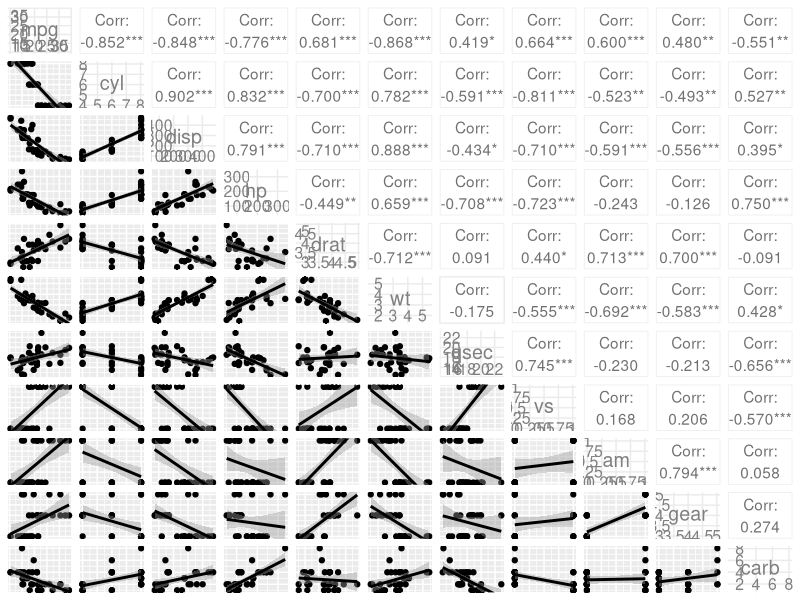
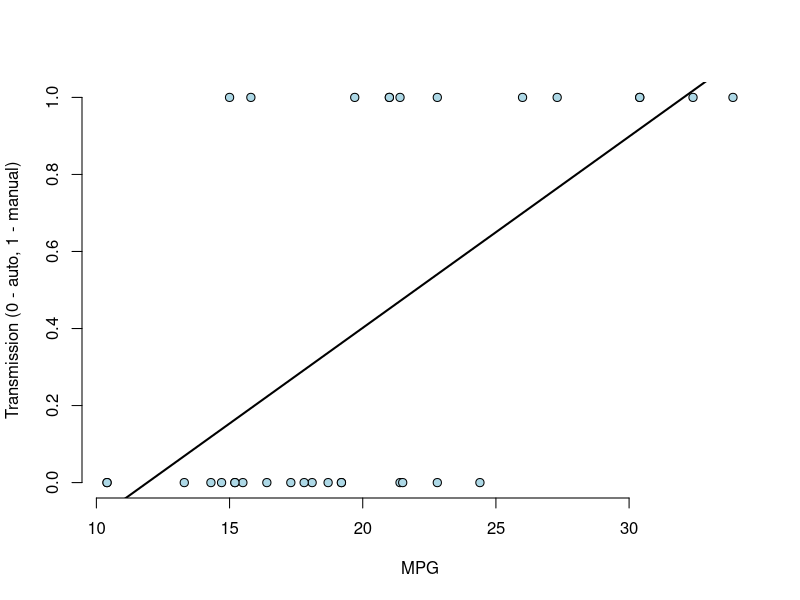
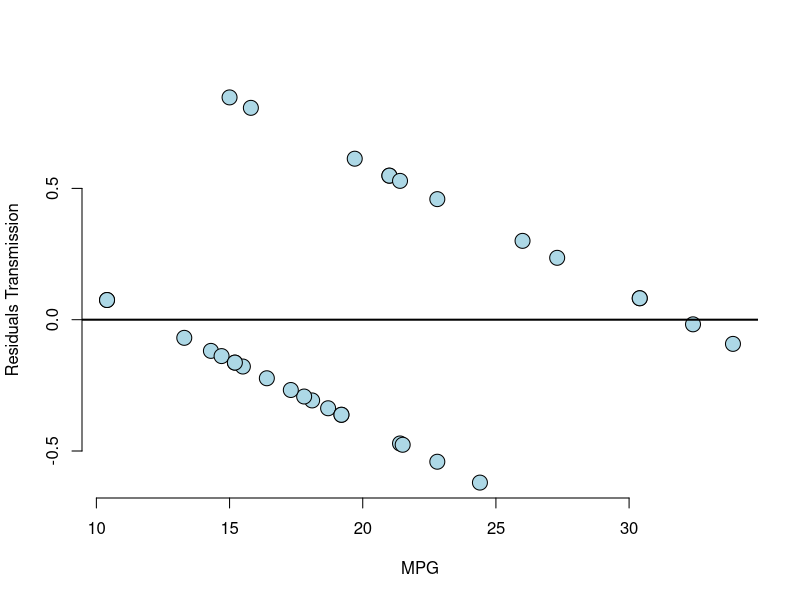
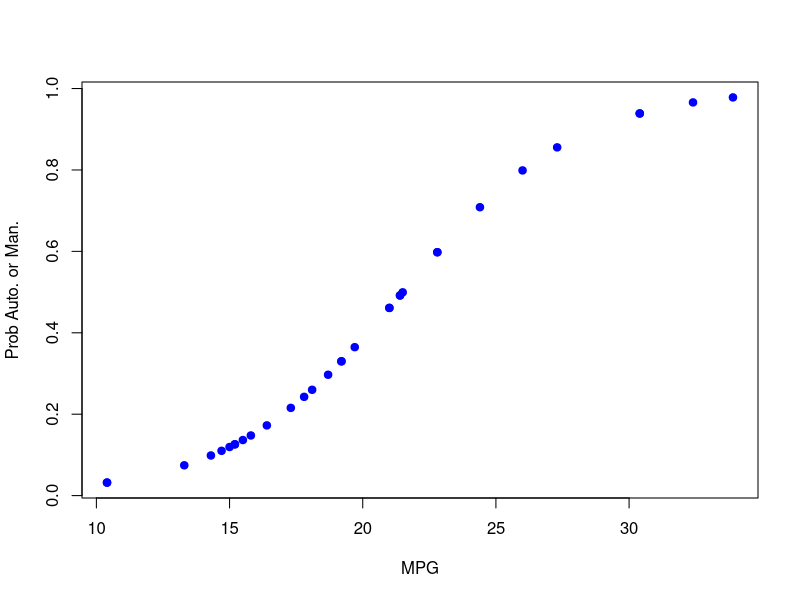

The R source for these figures, in order:
## ---- chunk 1
data("mtcars")
?mtcars
## ---- chunk 2
str(mtcars)
## ---- chunk 3
library(ggplot2)
library(GGally)

g <- ggpairs(mtcars, lower = list(continuous = "smooth"), axisLabels = "internal")
g
## ---- chunk 4
fit1 <- lm(am ~ mpg, data = mtcars)

summary(fit1)$coef
## ---- chunk 5
plot(mtcars$mpg, mtcars$am,
     xlab = "MPG", ylab = "Transmission (0 - auto, 1 - manual)",
     bg = "lightblue", col = "black",
     cex = 1.1, pch = 21,
     frame.plot = FALSE)

abline(fit1, lwd = 2)
## ---- chunk 6
plot(mtcars$mpg, resid(fit1),
     xlab = "MPG", ylab = "Residuals Transmission",
     bg = "lightblue", col = "black",
     cex = 2, pch = 21, frame.plot = FALSE)

abline(h = 0, lwd = 2)
## ---- chunk 7
fit2 <- glm(am ~ mpg, data = mtcars, family = "binomial")

summary(fit2)$coef
## ---- chunk 8
plot(mtcars$mpg, fit2$fitted.values,
     xlab = "MPG", ylab = "Prob Auto. or Man.",
     pch = 19, col = "blue")
## ---- chunk 9
exp(fit2$coefficients)
## ---- chunk 10
library(MASS)
exp(confint(fit2))
## ---- chunk 11
anova(fit2, test = "Chisq")
